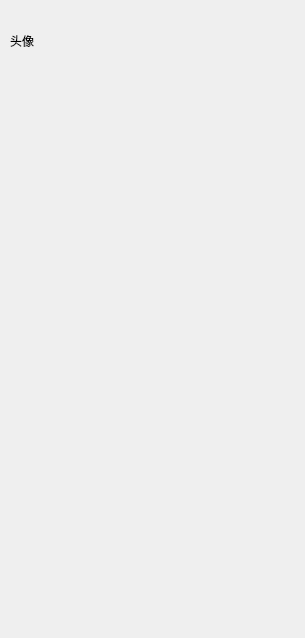
<?xml version="1.0" encoding="UTF-8"?>
<ui version="4.0">
 <class>UMainForm</class>
 <widget class="QWidget" name="UMainForm">
  <property name="geometry">
   <rect>
    <x>0</x>
    <y>0</y>
    <width>305</width>
    <height>638</height>
   </rect>
  </property>
  <property name="windowTitle">
   <string>Form</string>
  </property>
  <widget class="QLabel" name="lab_head">
   <property name="geometry">
    <rect>
     <x>10</x>
     <y>0</y>
     <width>91</width>
     <height>81</height>
    </rect>
   </property>
   <property name="text">
    <string>头像</string>
   </property>
  </widget>
 </widget>
 <resources/>
 <connections/>
</ui>
